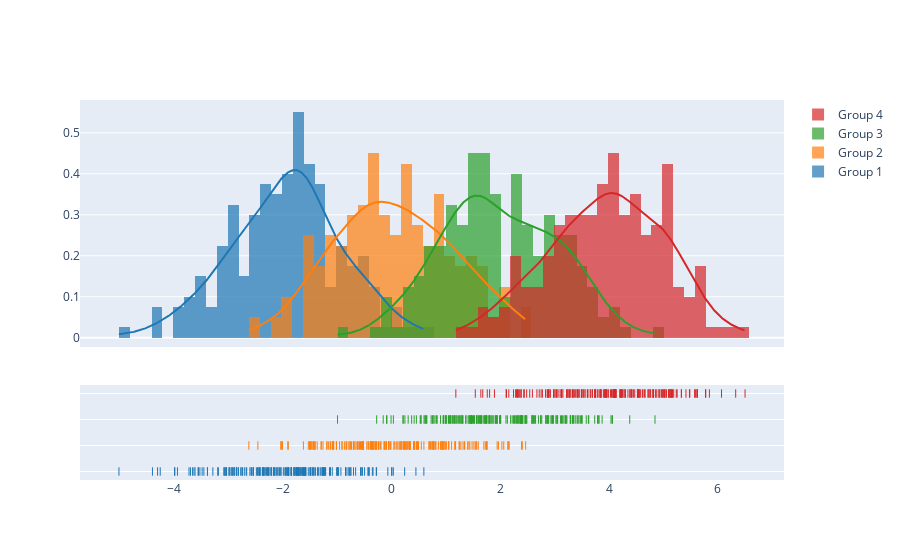

The cell this chart's notebook holds for it:
### Code cell
import plotly.figure_factory as ff

# Add histogram data
x1 = np.random.randn(200) - 2
x2 = np.random.randn(200)
x3 = np.random.randn(200) + 2
x4 = np.random.randn(200) + 4

# Group data together
hist_data = [x1, x2, x3, x4]

group_labels = ['Group 1', 'Group 2', 'Group 3', 'Group 4']

# Create distplot with custom bin_size
fig = ff.create_distplot(hist_data, group_labels, bin_size=.2)
fig.show()

### Figure 1 — Plotly figure (JSON) as saved in the notebook; plotly's stock layout.template omitted (floating-point values rounded to 4 significant figures; data arrays with more than 128 entries replaced by an {"elided": "..."} marker saying what was removed)
{"data": [{"autobinx": false, "histnorm": "probability density", "legendgroup": "Group 1", "marker": {"color": "rgb(31, 119, 180)"}, "name": "Group 1", "opacity": 0.7, "type": "histogram", "x": {"elided": "200 float values"}, "xaxis": "x", "xbins": {"end": 0.5891, "size": 0.2, "start": -5.022}, "yaxis": "y"}, {"autobinx": false, "histnorm": "probability density", "legendgroup": "Group 2", "marker": {"color": "rgb(255, 127, 14)"}, "name": "Group 2", "opacity": 0.7, "type": "histogram", "x": {"elided": "200 float values"}, "xaxis": "x", "xbins": {"end": 2.462, "size": 0.2, "start": -2.631}, "yaxis": "y"}, {"autobinx": false, "histnorm": "probability density", "legendgroup": "Group 3", "marker": {"color": "rgb(44, 160, 44)"}, "name": "Group 3", "opacity": 0.7, "type": "histogram", "x": {"elided": "200 float values"}, "xaxis": "x", "xbins": {"end": 4.843, "size": 0.2, "start": -0.9996}, "yaxis": "y"}, {"autobinx": false, "histnorm": "probability density", "legendgroup": "Group 4", "marker": {"color": "rgb(214, 39, 40)"}, "name": "Group 4", "opacity": 0.7, "type": "histogram", "x": {"elided": "200 float values"}, "xaxis": "x", "xbins": {"end": 6.5, "size": 0.2, "start": 1.177}, "yaxis": "y"}, {"legendgroup": "Group 1", "marker": {"color": "rgb(31, 119, 180)"}, "mode": "lines", "name": "Group 1", "showlegend": false, "type": "scatter", "x": {"elided": "500 float values"}, "xaxis": "x", "y": {"elided": "500 float values"}, "yaxis": "y"}, {"legendgroup": "Group 2", "marker": {"color": "rgb(255, 127, 14)"}, "mode": "lines", "name": "Group 2", "showlegend": false, "type": "scatter", "x": {"elided": "500 float values"}, "xaxis": "x", "y": {"elided": "500 float values"}, "yaxis": "y"}, {"legendgroup": "Group 3", "marker": {"color": "rgb(44, 160, 44)"}, "mode": "lines", "name": "Group 3", "showlegend": false, "type": "scatter", "x": {"elided": "500 float values"}, "xaxis": "x", "y": {"elided": "500 float values"}, "yaxis": "y"}, {"legendgroup": "Group 4", "marker": {"color": "rgb(214, 39, 40)"}, "mode": "lines", "name": "Group 4", "showlegend": false, "type": "scatter", "x": {"elided": "500 float values"}, "xaxis": "x", "y": {"elided": "500 float values"}, "yaxis": "y"}, {"legendgroup": "Group 1", "marker": {"color": "rgb(31, 119, 180)", "symbol": "line-ns-open"}, "mode": "markers", "name": "Group 1", "showlegend": false, "type": "scatter", "x": {"elided": "200 float values"}, "xaxis": "x", "y": {"elided": "200 str values"}, "yaxis": "y2"}, {"legendgroup": "Group 2", "marker": {"color": "rgb(255, 127, 14)", "symbol": "line-ns-open"}, "mode": "markers", "name": "Group 2", "showlegend": false, "type": "scatter", "x": {"elided": "200 float values"}, "xaxis": "x", "y": {"elided": "200 str values"}, "yaxis": "y2"}, {"legendgroup": "Group 3", "marker": {"color": "rgb(44, 160, 44)", "symbol": "line-ns-open"}, "mode": "markers", "name": "Group 3", "showlegend": false, "type": "scatter", "x": {"elided": "200 float values"}, "xaxis": "x", "y": {"elided": "200 str values"}, "yaxis": "y2"}, {"legendgroup": "Group 4", "marker": {"color": "rgb(214, 39, 40)", "symbol": "line-ns-open"}, "mode": "markers", "name": "Group 4", "showlegend": false, "type": "scatter", "x": {"elided": "200 float values"}, "xaxis": "x", "y": {"elided": "200 str values"}, "yaxis": "y2"}], "layout": {"barmode": "overlay", "hovermode": "closest", "legend": {"traceorder": "reversed"}, "xaxis": {"anchor": "y2", "domain": [0.0, 1.0], "zeroline": false}, "yaxis": {"anchor": "free", "domain": [0.35, 1], "position": 0.0}, "yaxis2": {"anchor": "x", "domain": [0, 0.25], "dtick": 1, "showticklabels": false}}}
